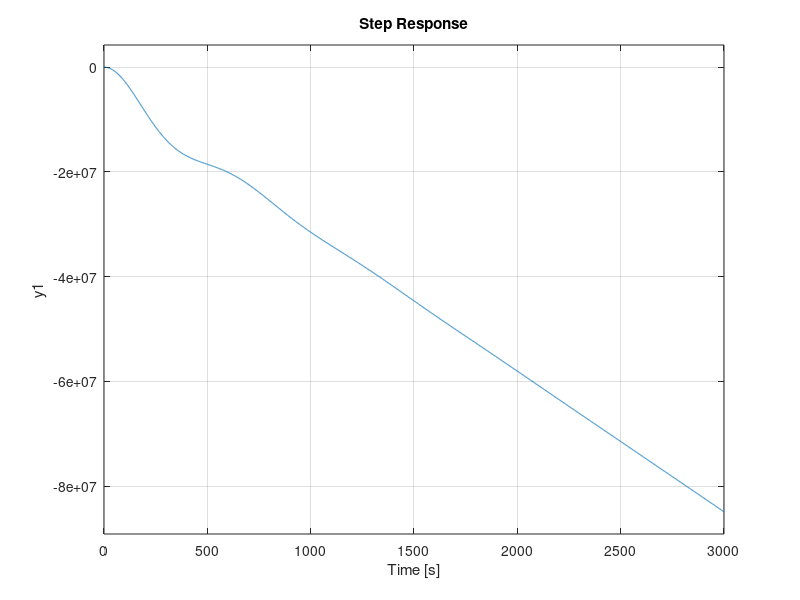

The MATLAB source for this figure: (Note: this script raises an error after producing the figure.)
%pre zakladny model
tf1 = tf([32.7 1.254 -1036 -4.705],[1 1.298 1.682 0.01004 0.0001753 0]);
figure 
step(tf1)

%pre novy system
gld = tf([15000],[14 1 0],'ioDelay',1);
glp = pade(gld,1);
figure 
step(glp)


